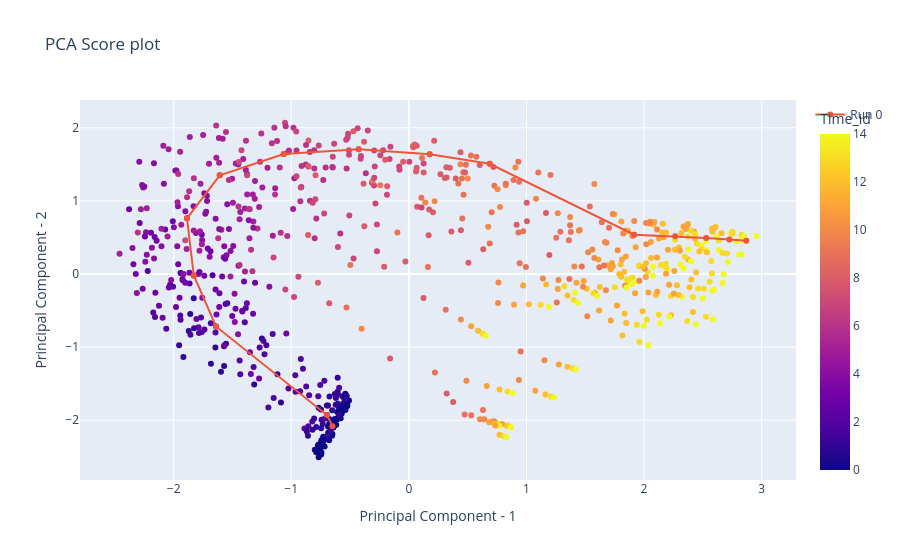

Write notebook code for a chart like this one.
### Code cell
#@title Score plot of PCA
if PLOT_COLOR == "Run_id":
    color_idx=owu.index.get_level_values("run")
elif PLOT_COLOR == "Time_id":
    color_idx=owu.index.get_level_values("time")
elif PLOT_COLOR == "Titer_14":
    color_idx =np.repeat(owu["X:Titer"].xs(14, level="time").to_numpy(),15)
elif PLOT_COLOR in doe.columns:
    color_idx = np.repeat(np.array(doe[PLOT_COLOR]),15)
else: 
    color_idx = None

fig = px.scatter(x=owu_components[:,PC_X_AXIS-1], y=owu_components[:,PC_Y_AXIS-1], color=color_idx, title="PCA Score plot", labels={'x':"Principal Component - "+str(PC_X_AXIS), 'y':"Principal Component - "+str(PC_Y_AXIS), 'color':str(PLOT_COLOR)}, hover_name=owu.index.get_level_values(0))    
if PLOT_RUN_ID is not None:
    fig.add_trace(go.Scatter(x=owu_components[owu.index.get_level_values(0) ==PLOT_RUN_ID,PC_X_AXIS-1],y=owu_components[owu.index.get_level_values(0) ==PLOT_RUN_ID,PC_Y_AXIS-1],name = "Run " +str(PLOT_RUN_ID)))
fig.show()

### Figure 1 — Plotly figure (JSON) as saved in the notebook; plotly's stock layout.template omitted (floating-point values rounded to 4 significant figures; data arrays with more than 128 entries replaced by an {"elided": "..."} marker saying what was removed)
{"data": [{"hovertemplate": "<b>%{hovertext}</b><br><br>Principal Component - 1=%{x}<br>Principal Component - 2=%{y}<br>Time_id=%{marker.color}<extra></extra>", "hovertext": {"elided": "750 float values"}, "legendgroup": "", "marker": {"color": {"elided": "750 int values"}, "coloraxis": "coloraxis", "symbol": "circle"}, "mode": "markers", "name": "", "orientation": "v", "showlegend": false, "type": "scatter", "x": {"elided": "750 float values"}, "xaxis": "x", "y": {"elided": "750 float values"}, "yaxis": "y"}, {"name": "Run 0", "type": "scatter", "x": [-0.6488, -0.6967, -1.639, -1.829, -1.886, -1.608, -1.063, -0.4262, 0.1773, 0.6879, 1.916, 2.265, 2.529, 2.726, 2.87], "y": [-2.082, -1.929, -0.7174, -0.02031, 0.7617, 1.35, 1.64, 1.705, 1.639, 1.507, 0.5379, 0.5156, 0.4925, 0.4718, 0.4544]}], "layout": {"coloraxis": {"colorbar": {"title": {"text": "Time_id"}}, "colorscale": [[0.0, "#0d0887"], [0.1111, "#46039f"], [0.2222, "#7201a8"], [0.3333, "#9c179e"], [0.4444, "#bd3786"], [0.5556, "#d8576b"], [0.6667, "#ed7953"], [0.7778, "#fb9f3a"], [0.8889, "#fdca26"], [1.0, "#f0f921"]]}, "legend": {"tracegroupgap": 0}, "title": {"text": "PCA Score plot"}, "xaxis": {"anchor": "y", "domain": [0.0, 1.0], "title": {"text": "Principal Component - 1"}}, "yaxis": {"anchor": "x", "domain": [0.0, 1.0], "title": {"text": "Principal Component - 2"}}}}
